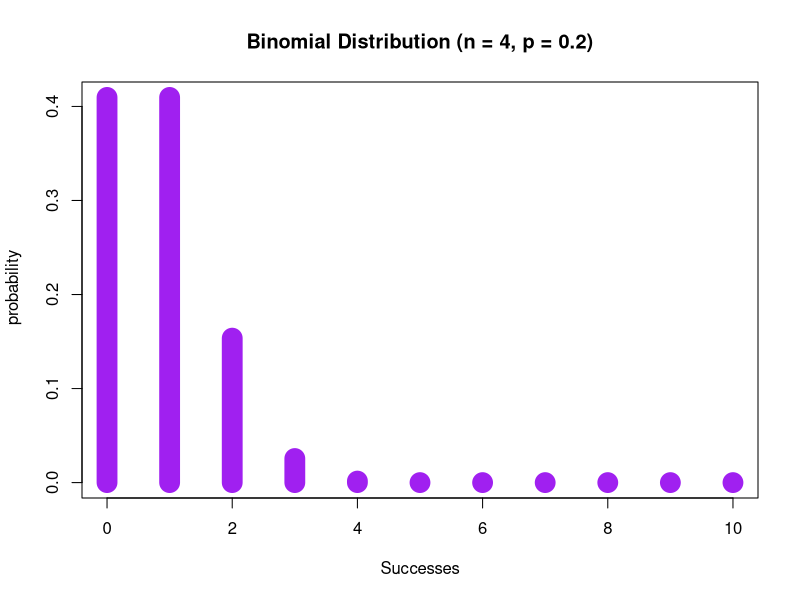

The R script that drew this image:
#no 2 a
dbinom(4, 20, .2)

#no 2 b
success <- 0 : 10

plot(success,dbinom(success,size = 4, prob = .2),
     col = "purple",
     type = 'h',
     main = 'Binomial Distribution (n = 4, p = 0.2)',
     ylab = ' probability',
     xlab = 'Successes',
     lwd = 20)

#no 2c
mean = 20 * 0.2
mean

varian = 20 * 0.2 * 3.2
varian